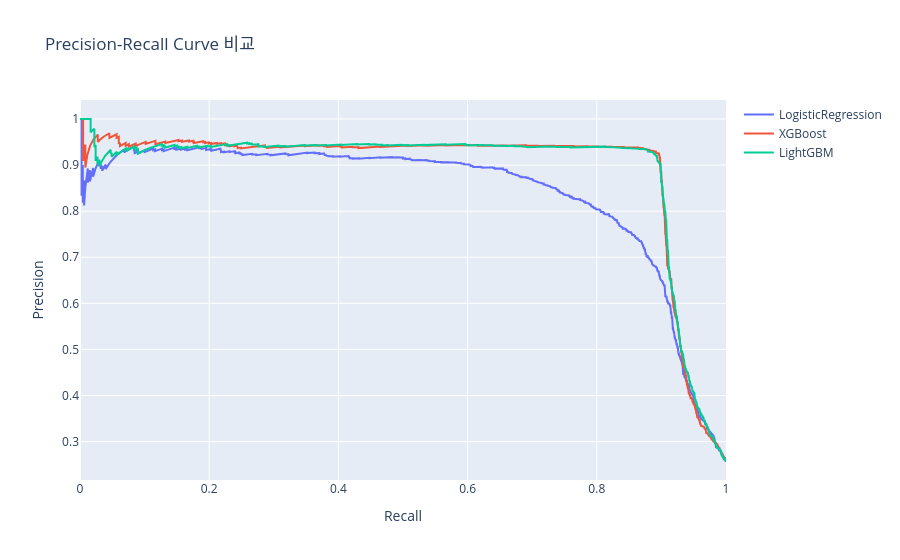

The notebook cell this image was saved under:
### Markdown cell above
## 5. Precision-Recall Curve 비교

### Code cell
fig = go.Figure()
for name, r in results.items():
    prec, rec, _ = precision_recall_curve(y_test, r["y_proba"])
    fig.add_trace(go.Scatter(x=rec, y=prec, name=name, mode="lines"))
fig.update_layout(title="Precision-Recall Curve 비교", xaxis_title="Recall", yaxis_title="Precision")
fig.show()

### Figure 1 — Plotly figure (JSON) as saved in the notebook; plotly's stock layout.template omitted (floating-point values rounded to 4 significant figures; data arrays with more than 128 entries replaced by an {"elided": "..."} marker saying what was removed)
{"data": [{"mode": "lines", "name": "LogisticRegression", "type": "scatter", "x": {"elided": "8008 float values"}, "y": {"elided": "8008 float values"}}, {"mode": "lines", "name": "XGBoost", "type": "scatter", "x": {"elided": "8005 float values"}, "y": {"elided": "8005 float values"}}, {"mode": "lines", "name": "LightGBM", "type": "scatter", "x": {"elided": "8008 float values"}, "y": {"elided": "8008 float values"}}], "layout": {"title": {"text": "Precision-Recall Curve 비교"}, "xaxis": {"title": {"text": "Recall"}}, "yaxis": {"title": {"text": "Precision"}}}}
